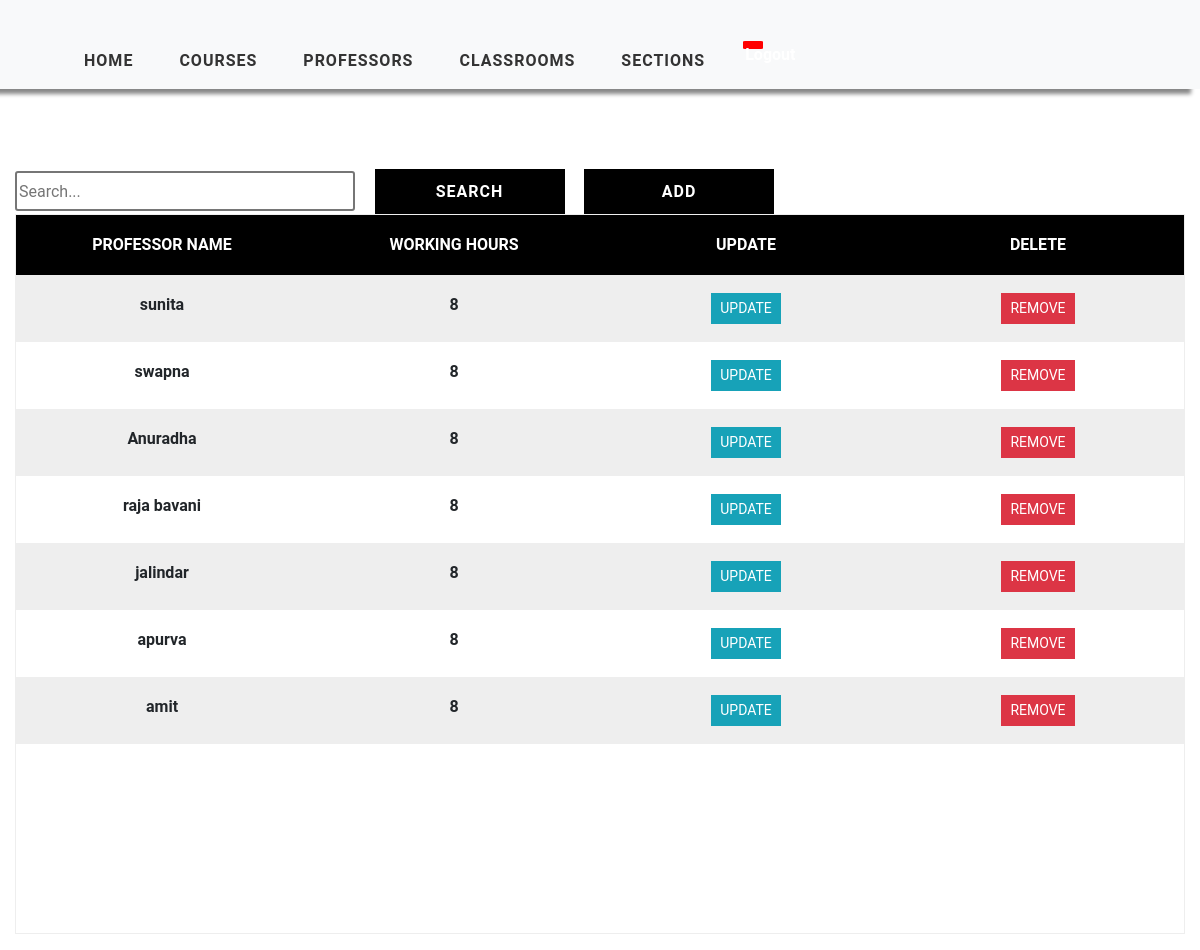
The page /professor_view/ (signed in) on the database its author committed.
### timetableapp/models.py (models this page shows, shortened)
class Professor(models.Model):
    professor_id = models.CharField(max_length=2000,primary_key=True)
    professor_name = models.CharField(max_length=2000, null=True)
    working_hours = models.IntegerField(null=True)
    available_hours = models.IntegerField(null=True)

### timetableapp/views.py (the view)
# urls.py: path('professor_view/', views.ProfessorTable, name='professor_view'),
@login_required(login_url='login')
def ProfessorTable(request):
    professor1 = Professor.objects.all()
    context = {'professor1': professor1}
    return render(request, 'timetableapp/ProfessorTable.html', context)

### timetableapp/templates/timetableapp/ProfessorTable.html
{% extends 'timetableapp/main.html' %}
{% load static %}
{% block content %}
    <div class="container-fluid">
    <div class="search">
        <input type="text" class="searchbox" placeholder="Search...">
        <input type="submit" value="Search" class="searchButton">
        <a href="{% url 'add-professor' %}"><button class="searchButton">Add </button></a>
    </div>
        <div class="table  text-center">
            <div class="table-header">
                <div class="header__item filter__link">
                   Professor Name
                </div>
                <div class="header__item filter__link">
                  Working Hours
                </div>
                <div class="header__item filter__link">
                    Update
                </div>
                <div class="header__item filter__link">
                    Delete
                </div>
            </div>
            <div class="tab-content">
                {% for prof in professor1 %}
                <div class="table-row text-center">
                    <div class="table-data">
                        {{ prof.professor_name }}
                    </div>
                    <div class="table-data">
                        {{ prof.working_hours}}
                    </div>
                    <div class="table-data">
                       <a href="{% url 'update-professor' prof.professor_id %}" class="btn btn-sm btn-info">Update</a>
                    </div>
                    <div class="table-data">
                       <a href="{% url 'delete-professor' prof.professor_id %}" class="btn btn-sm btn-danger" >Remove</a>
                    </div>
                </div>
                {% endfor %}
            </div>
        </div>
    </div>
{% endblock %}

### static/css/style.css (style rules this page uses)
a { cursor: pointer; }

### static/css/tables.css (style rules this page uses)
*, *:before, *:after { box-sizing: border-box; }
body { font-family: "Roboto", sans-serif; margin: 0; }
.table { border: 1px solid #eeeeee; overflow-y: auto; overflow-x: auto; overflow-style: marquee-line; height: 720px; }
.table-header { display: flex; width: 100%; background: #000; padding: 18px 0; position: sticky; top: 0; }
.table-row { display: flex; width: 100%; padding: 18px 0; }
.table-row:nth-of-type(odd) { background: #eeeeee; }
.table-data, .header__item { flex: 1 1 20%; text-align: center; font-family: Roboto, sans-serif; font-weight: bold; }
.header__item { text-transform: uppercase; }
.filter__link { color: white; text-decoration: none; position: relative; display: inline-block; padding-left: 24px; padding-right: 24px; }
.filter__link::after { content: ""; position: absolute; right: -18px; color: white; font-size: 12px; top: 50%; transform: translateY(-50%); }
.btn { border-radius: 0 !important; font-family: Roboto, sans-serif !important; text-transform: uppercase; }
.search { display: inline-block; }
.searchbox { width: 340px; height: 40px; border-style: solid; border-radius: 3px; font-family: Roboto, sans-serif; text-align: justify; }
.searchButton { width: 190px; height: 45px ; font-family: Roboto, sans-serif; text-transform: uppercase; letter-spacing: 1px; font-weight: bolder; color: white ; background: black; margin-left: 15px; margin-top: 40px; border-color: black ; border-radius: 0 ; border-style: solid; border-width: 3px ; }

### rows shown on the page
Professor: professor_name "sunita", working_hours "8"
Professor: professor_name "swapna", working_hours "8"
Professor: professor_name "Anuradha", working_hours "8"
Professor: professor_name "raja bavani", working_hours "8"
Professor: professor_name "jalindar", working_hours "8"
Professor: professor_name "apurva", working_hours "8"
Professor: professor_name "amit", working_hours "8"
